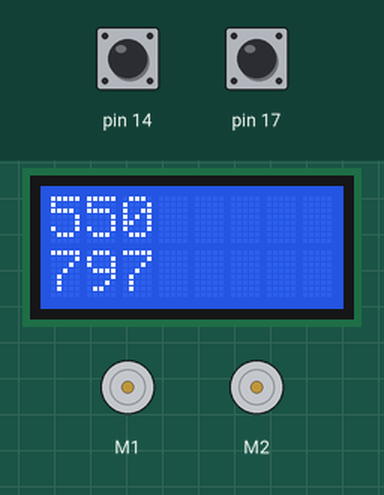
This sketch was run on a simulated Arduino Leonardo, built with avr-gcc and run on an emulated ATmega32U4. Shown: 2 × DC motor (green arrow = forward, orange = backward, longer = faster), 8×2 character LCD. The inputs (shaded band) are chosen by the test bench; at power-on: pin 14 HIGH, pin 17 HIGH.

Above: at 1.2 s.
1.3 s: pin 14 pulled LOW for 0.15 s
At 1.49 s:
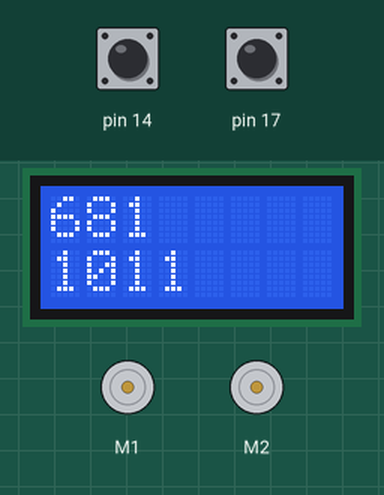
2.0 s: pin 17 pulled LOW for 1 s
At 2.39 s:
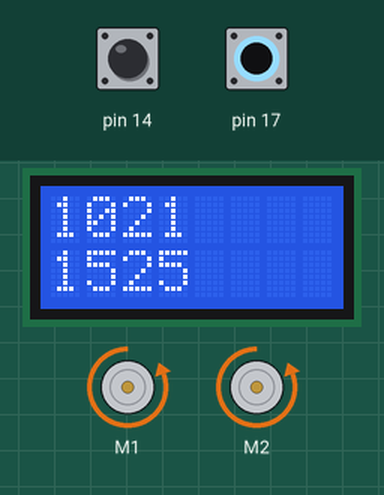
3.6 s: pin 14 pulled LOW for 3.2 s
At 3.89 s:
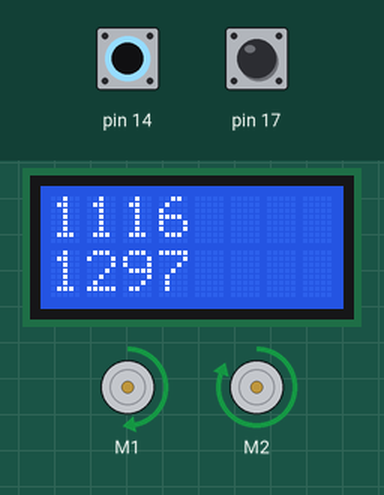
7.4 s: pin 17 pulled LOW for 3.2 s
At 7.8 s:
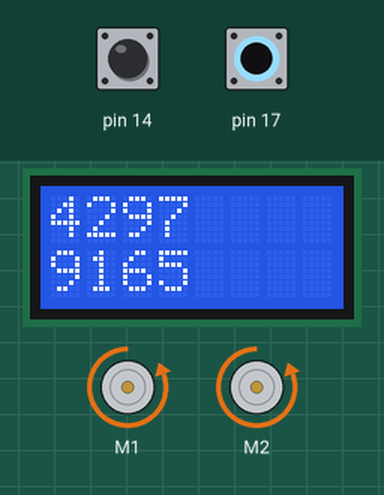
11.2 s: pin 14 driven LOW and pin 17 driven LOW
At 11.4 s:
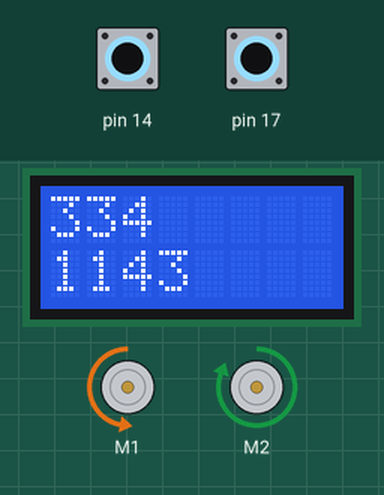
14.2 s: pin 14 driven HIGH
At 14.41 s:
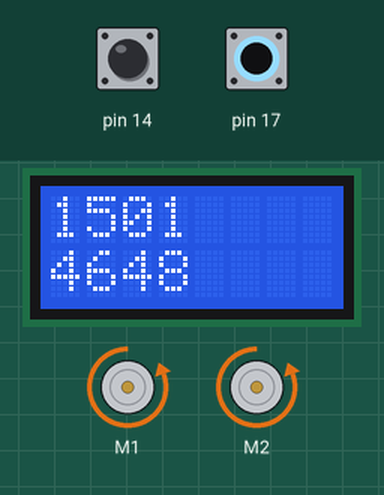
Timing chart, 0 to 63.2 s (numbered marks = the images above; inputs shaded):
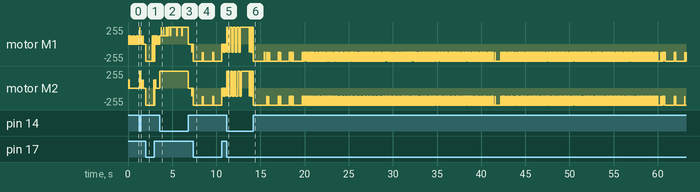

The sketch:

EncoderExample.ino
```cpp
#include <Wire.h>
#include <Zumo32U4.h>

Zumo32U4Encoders encoders;
Zumo32U4LCD lcd;
Zumo32U4Buzzer buzzer;
Zumo32U4Motors motors;
Zumo32U4ButtonA buttonA;
Zumo32U4ButtonA buttonB;
Zumo32U4ButtonC buttonC;

const char encoderErrorLeft[] PROGMEM = "!<c2";
const char encoderErrorRight[] PROGMEM = "!<e2";

char report[80];

bool MOVING_FORWARD = true;
bool TURN = false;
bool BACKWARD = false;

void setup()
{

}

void loop()
{
  static uint8_t lastDisplayTime;
  static uint8_t displayErrorLeftCountdown = 0;
  static uint8_t displayErrorRightCountdown = 0;

  int16_t countsLeft = encoders.getCountsLeft();
  int16_t countsRight = encoders.getCountsRight();

  if (MOVING_FORWARD) {
    int16_t forwardDistance = 3400;

    if (countsLeft <= forwardDistance) {
      motors.setLeftSpeed(200);
    }

    if (countsRight <= forwardDistance) {
      motors.setRightSpeed(200);
    }

    if (countsLeft >= forwardDistance && countsRight >= forwardDistance) {
      MOVING_FORWARD = false;
      TURN = true;
    }
  }

  if (TURN) {
    int16_t rotation = 4700;

    if (countsLeft <= rotation) {
      motors.setLeftSpeed(200);
    }

    if (countsLeft > rotation) {
      TURN = false;
      BACKWARD = true;
    }
  }

  if (BACKWARD) {
    motors.setSpeeds(-200, -200);
  }

  if ((uint8_t)(millis() - lastDisplayTime) >= 100)
  {
    lastDisplayTime = millis();
    lcd.clear();
    lcd.print(countsLeft);
    lcd.gotoXY(0,1);
    lcd.print(countsRight);
  }

  if (buttonA.isPressed())
  {
    motors.setSpeeds(400, 400);
  }
  else if (buttonC.isPressed())
  {
    motors.setSpeeds(-400, -400);
  }
  else
  {
    motors.setSpeeds(0, 0);
  }
}
```
